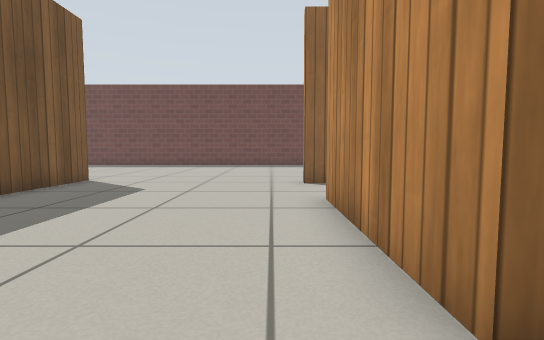
[1] (above)

24 first-person views from a walk through a robot-simulator world made for Gazebo. The camera is 0.5 m above the floor, tilts 4° down and sees 85° across. The floor is counted in squares, 0.5 m on a side. Each view is taken from the middle of a square. On the plan, view 1 faces up. The plan holds only what a view shows up to about 12 squares ahead; the rest is blank. Simple patterns stand in for the simulator's built-in surfaces.

[2]
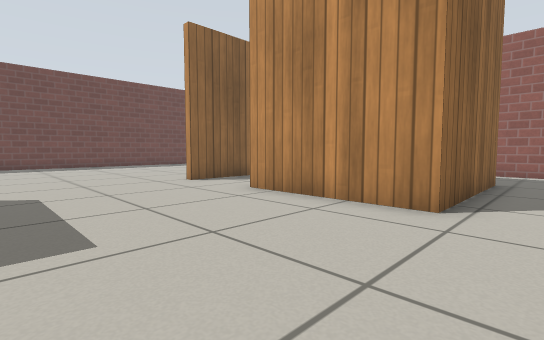

[3]
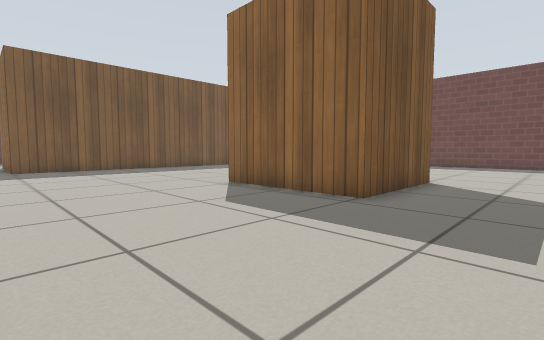

[4]
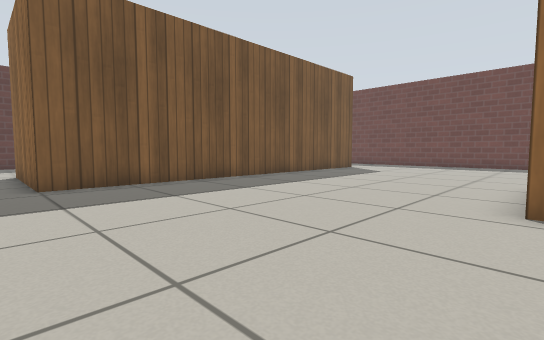

[5]
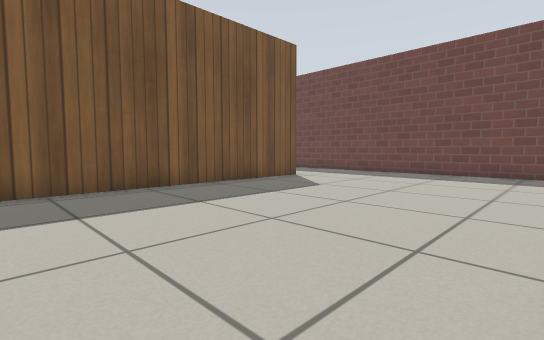

[6]
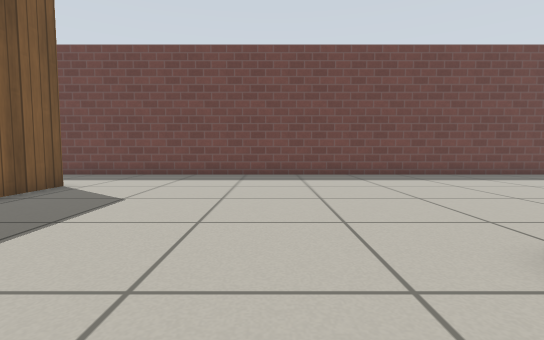

[7]
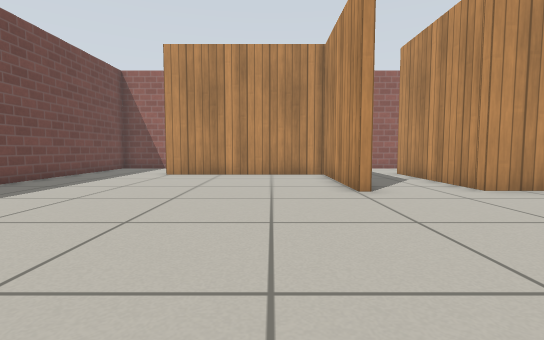

[8]
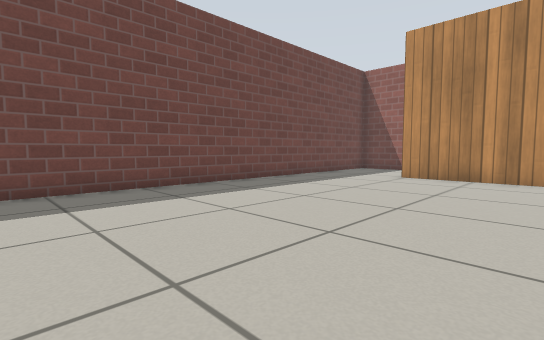

[9]
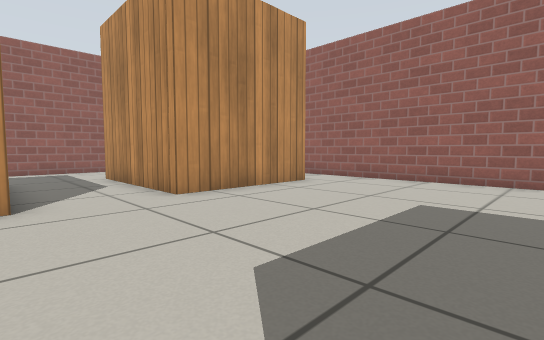

[10]
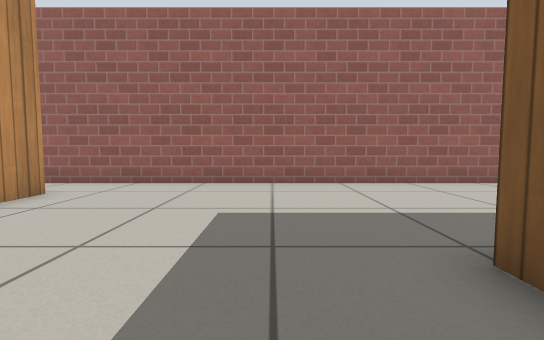

[11]
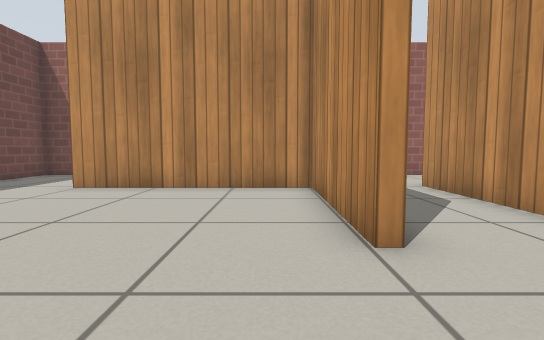

[12]
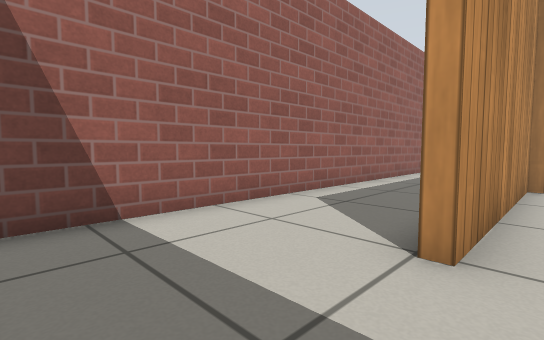

[13]
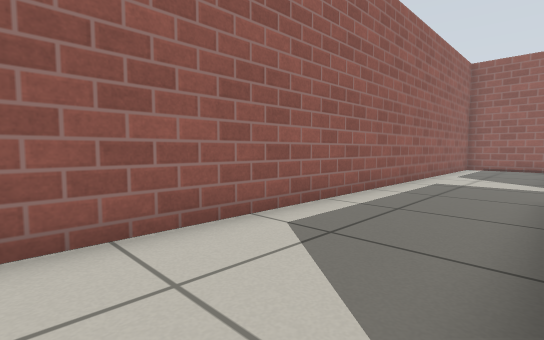

[14]
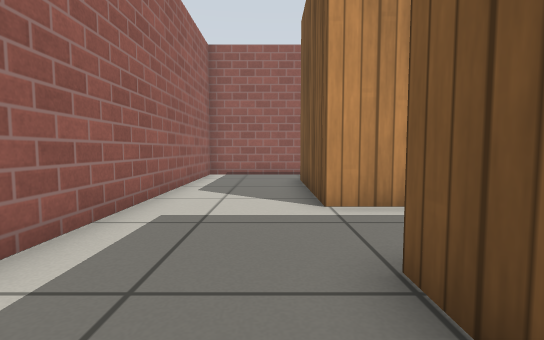

[15]
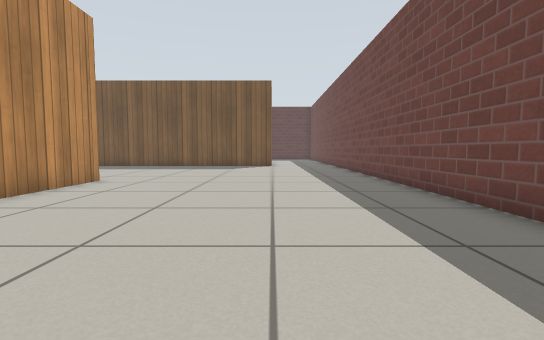

[16]
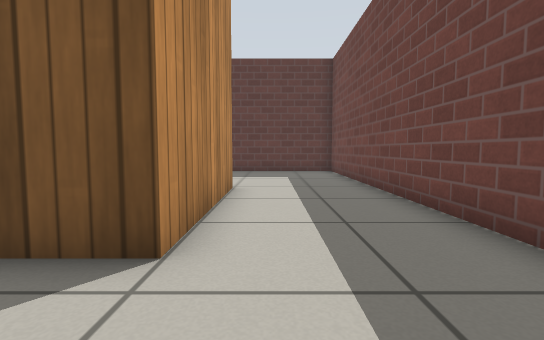

[17]
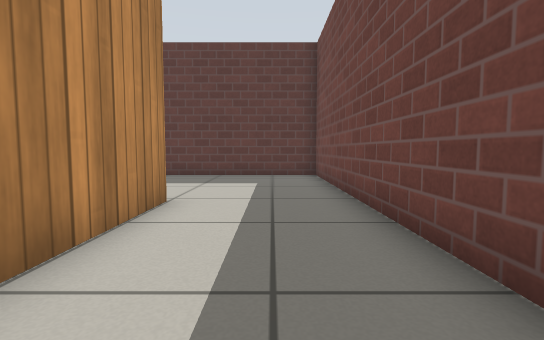

[18]
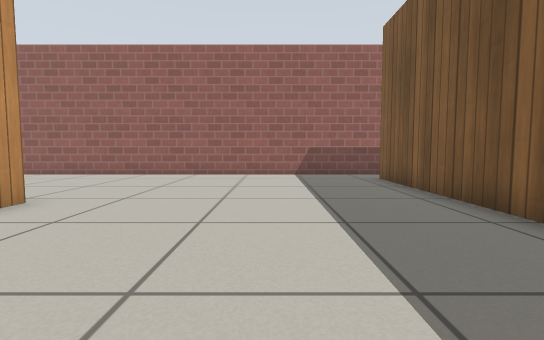

[19]
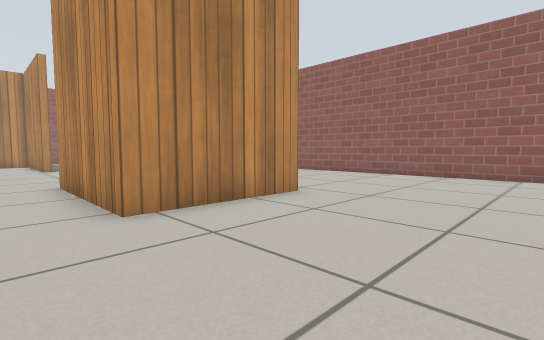

[20]
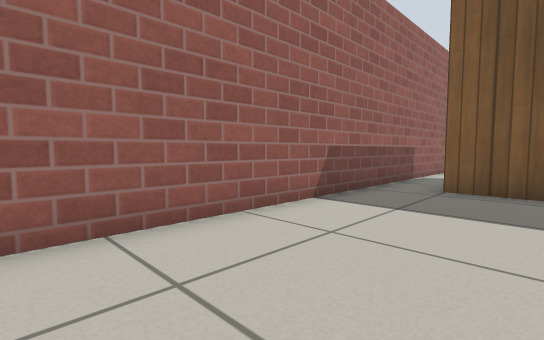

[21]
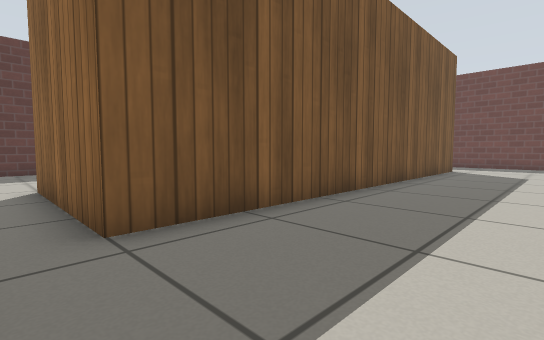

[22]
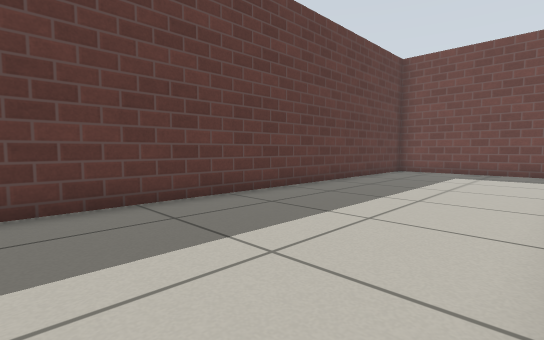

[23]
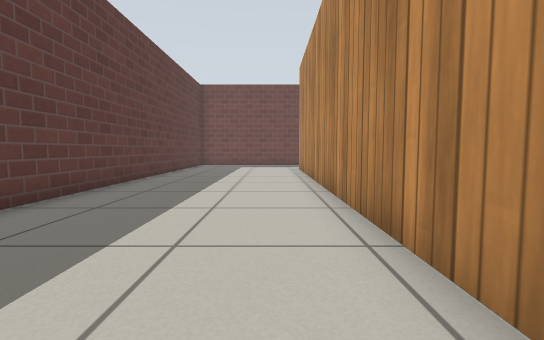

[24]
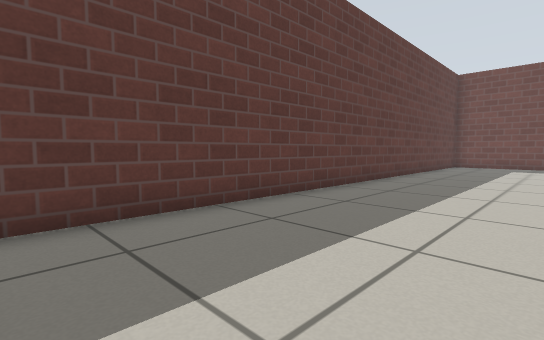

### Floor plan
Points are (right, up) in squares from view 1. A wall is a line through its corners. A room is listed if a view was taken in it or the views show most of it. See-through windows are left out.
Room 1 (views 1, 13, 14)
walls: (3.5, 8.7) (0.9, 8.7); (1.1, 5.9) (5.9, 5.9) (5.9, 1.4) (1.1, 1.4); (5.8, -0.7) (9.4, -0.7) (9.4, 18.7) (5.4, 18.7); (-0.4, -0.7) (2.8, -0.7)
low walls: (5.9, 10) (5.9, 8.6)
ways out: opening at (0.5, 0.5) to room 2; opening at (1, 7.5) to room 2; opening at (6, 17) to room 2
Room 2 (views 2, 3, 4, 5, 6, 7, 8, 9, 10, 11, 12, 15, 16, 17, 18, 19, 20, 21)
walls: (-5.9, 9.5) (-5.9, 5.5) (-10.4, 5.5) (-10.4, 9.5) (-5.9, 9.5); (0.9, 9) (5.6, 9) (5.6, 15.3); (1.1, 1.4) (1.1, 5.9); (5.4, 18.7) (-23.4, 18.7); (-23.7, 15) (-18.6, 15) (-18.6, 1) (-23.8, 1); (-23.6, -0.7) (-0.4, -0.7)
ways out: opening at (0.5, 0.5) to room 1; opening at (1, 7.5) to room 1; opening at (6, 17) to room 1; opening at (-24, 0) to room 3; opening at (-24, 17) to room 3
Room 3 (views 22, 23, 24)
walls: (-23.6, 1.4) (-23.6, 12.1); (-24.6, -0.7) (-23.6, -0.7); (-23.4, 18.7) (-29.4, 18.7) (-29.4, 0.1)
ways out: opening at (-24, 0) to room 2; opening at (-24, 17) to room 2

Where each view was taken, in squares from view 1:
view 1: 0 up, 0 right, facing up
view 2: 0 up, 4 left, facing up-right
view 3: 0 up, 3 left, facing up-left
view 4: 0 up, 10 left, facing up-left
view 5: 6 up, 11 left, facing up-left
view 6: 7 up, 13 left, facing up
view 7: 11 up, 6 left, facing right
view 8: 11 up, 5 left, facing up-right
view 9: 9 up, 5 left, facing down-right
view 10: 8 up, 4 left, facing down
view 11: 10 up, 2 left, facing right
view 12: 18 up, 5 right, facing down-right
view 13: 16 up, 6 right, facing down-right
view 14: 11 up, 7 right, facing down
view 15: 15 up, 1 left, facing left
view 16: 16 up, 16 left, facing left
view 17: 17 up, 18 left, facing left
view 18: 11 up, 15 left, facing down
view 19: 11 up, 15 left, facing down-right
view 20: 3 up, 11 left, facing down-left
view 21: 0 up, 15 left, facing up-left
view 22: 5 up, 24 left, facing up-left
view 23: 0 up, 25 left, facing up
view 24: 0 up, 25 left, facing up-left
